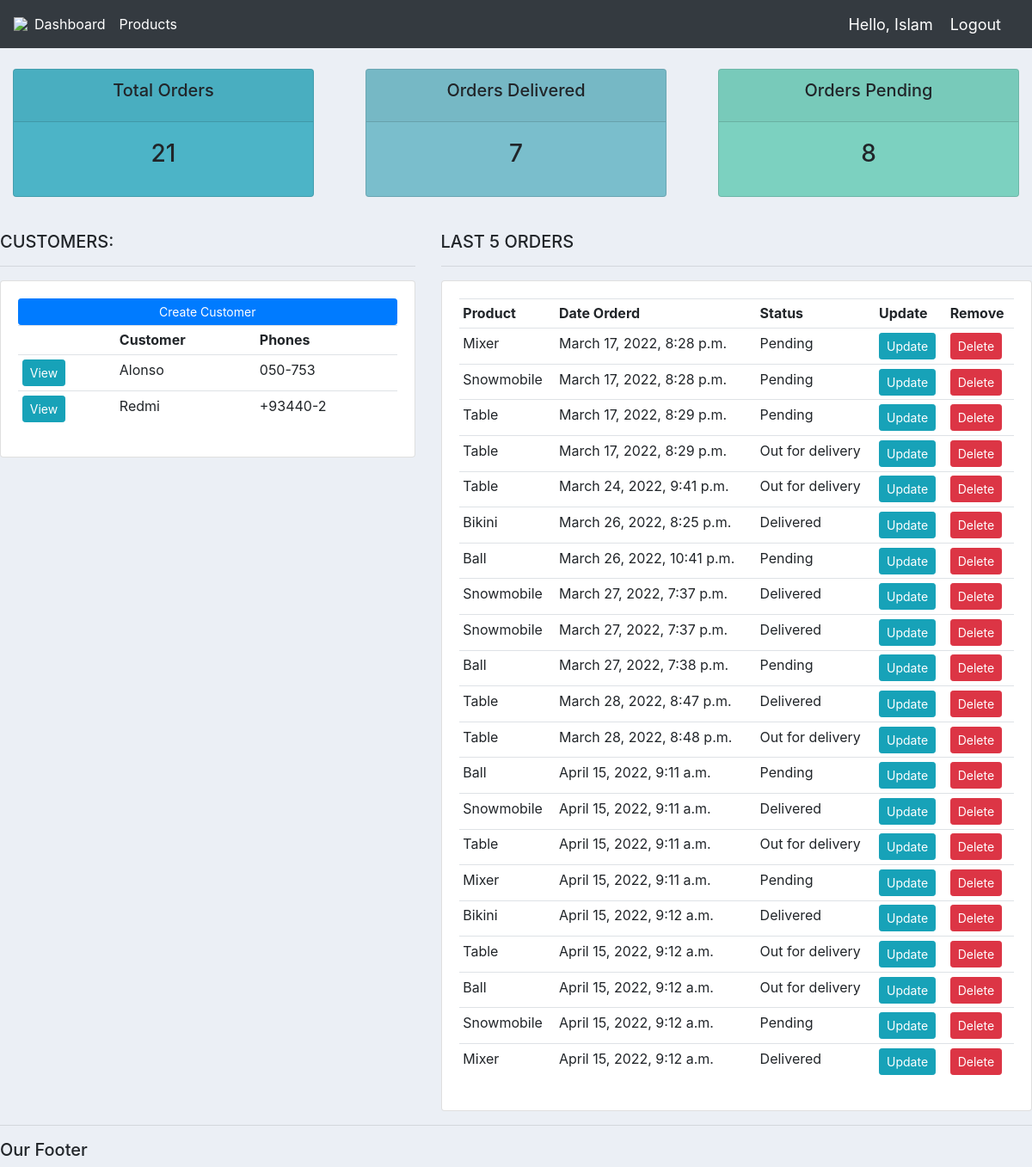
The app's page / (signed in) with its own data.
### accounts/models.py (models this page shows, shortened)
class Customer(models.Model):
	user = models.OneToOneField(User, null=True, blank=True, on_delete=models.CASCADE)
	name = models.CharField(max_length=200, null=True)
	phone = models.CharField(max_length=200, null=True)
	email = models.CharField(max_length=200, null=True)
	profile_pic = models.ImageField(default = 'profile.jpg', null=True, blank=True)
	date_created = models.DateTimeField(auto_now_add=True, null=True)

class Order(models.Model):
	STATUS = (
			('Pending', 'Pending'),
			('Out for delivery', 'Out for delivery'),
			('Delivered', 'Delivered'),
			)
	customer = models.ForeignKey(Customer, null=True, on_delete= models.SET_NULL)
	product = models.ForeignKey(Product, null=True, on_delete= models.SET_NULL)
	date_created = models.DateTimeField(auto_now_add=True, null=True)
	status = models.CharField(max_length=200, null=True, choices=STATUS)
	note = models.CharField(max_length=1000, null=True)

class Product(models.Model):
	CATEGORY = (
			('Indoor', 'Indoor'),
			('Out Door', 'Out Door'),
			)
	name = models.CharField(max_length=200, null=True)
	price = models.FloatField(null=True)
	category = models.CharField(max_length=200, null=True, choices=CATEGORY)
	description = models.CharField(max_length=200, null=True, blank=True)
	date_created = models.DateTimeField(auto_now_add=True, null=True)
	tags = models.ManyToManyField(Tag)
	def __str__(self):
		return self.name

### accounts/decorator.py (the view)
	def wrapper_function(request, *args, **kwargs):
		group = None
		if request.user.groups.exists():
			group = request.user.groups.all()[0].name
		if group == 'customer':
			return redirect('user-page')
		if group == 'admin':
			return view_func(request, *args, **kwargs)

### accounts/decorator.py (called while the page is built)
def admin_only(view_func):
	def wrapper_function(request, *args, **kwargs):
		group = None
		if request.user.groups.exists():
			group = request.user.groups.all()[0].name
		if group == 'customer':
			return redirect('user-page')
		if group == 'admin':
			return view_func(request, *args, **kwargs)
	return wrapper_function

### accounts/views.py (called while the page is built)
@login_required(login_url='login')
@admin_only
def home(request):
	orders = Order.objects.all()
	customers = Customer.objects.all()
	total_customers = customers.count()
	total_orders = orders.count()
	delivered = orders.filter(status='Delivered').count()
	pending = orders.filter(status='Pending').count()
	context = {'orders':orders, 'customers':customers,
	'total_orders':total_orders,'delivered':delivered,
	'pending':pending }
	return render(request, 'accounts/dashboard.html', context)

### accounts/templates/accounts/dashboard.html
{%  extends 'accounts/main.html' %}
{% block content %}
{%  include 'accounts/status.html' %}
<br>
<div class="row">
	<div class="col-md-5">
		<h5>CUSTOMERS:</h5>
		<hr>
		<div class="card card-body">
			<a class="btn btn-primary  btn-sm btn-block" href="">Create Customer</a>
			<table class="table table-sm">
				<tr>
					<th></th>
					<th>Customer</th>
					<th>Phones</th>
				</tr>
				{% for customer in customers%}
					<tr>
						<td><a class = "btn btn-sm btn-info" href = "{% url 'customer' customer.id %}">View</a></td>
						<td>{{customer.name}}</td>
						<td>{{customer.phone}}</td>
					</tr>
				{% endfor %}
			</table>
		</div>
	</div>
	<div class="col-md-7">
		<h5>LAST 5 ORDERS</h5>
		<hr>
		<div class="card card-body">
			<table class="table table-sm">
				<tr>
					<th>Product</th>
					<th>Date Orderd</th>
					<th>Status</th>
					<th>Update</th>
					<th>Remove</th>
				</tr>
				{% for order in orders %}
					<tr>
					<td>{{order.product}}</td>
					<td>{{order.date_created}}</td>
					<td>{{order.status}}</td>
					<td>
						<a class="btn btn-sm btn-info" href="{% url 'update_order' order.id %}">Update</a>
					</td>
					<td>
						<a class="btn btn-sm btn-danger" href="{% url 'delete_order' order.id %}">Delete</a>
					</td>
					</tr>
				{% endfor %}
			</table>
		</div>
	</div>
</div>
{% endblock %}

### accounts/templates/accounts/main.html (shortened to what this page needs)
{% load static %}
<!DOCTYPE html>
<html>
<head>
	<link rel="stylesheet" href="https://cdn.jsdelivr.net/npm/bootstrap@4.3.1/dist/css/bootstrap.min.css">
	<link rel="stylesheet" type="text/css" href="{% static '/css/main.css' %}">
</head>
<body>
	{% include "accounts/navbar.html" %}
	{% block content %}
	{% endblock %}
    <hr>
    <h5>Our Footer</h5>
</body>
</html>

### accounts/templates/accounts/navbar.html (shortened to what this page needs)
{% load static %}
<nav class="navbar navbar-expand-lg navbar-dark bg-dark">
 <img src="{% static 'images/logo.png' %}">
  <div class="collapse navbar-collapse" id="navbarNav">
    <ul class="navbar-nav">
      {% if request.user.is_staff %}
      <li class="nav-item active">
        <a class="nav-link" href="{% url 'home' %}">Dashboard</a>
      </li>
      <li class="nav-item active">
        <a class="nav-link" href="{% url 'products' %}">Products</a>
      </li>
      {% else %}
       <li class="nav-item active">
        <a class="nav-link" href="{% url 'account' %}">Settings</a>
      </li>
      {% endif %}
    </ul>
  </div>
  <span class="hello-msg">Hello, {{request.user}}</span>
  <span ><a  class="hello-msg" href="{% url 'logout' %}">Logout</a></span>
</nav>

### accounts/templates/accounts/status.html
<br>
<div class="row">
	<div class="col">
		<div class="col-md">
			<div class="card text-center text-blue  mb-3" id="total-orders">
			  	<div class="card-header">
			  		<h5 class="card-title">Total Orders</h5>
			  	</div>
			  	<div class="card-body">
			    	<h3 class="card-title">{{total_orders}}</h3>
			  	</div>
			</div>
		</div>
	</div>
	<div class="col">
		<div class="col-md">
			<div class="card text-center text-red  mb-3" id="orders-delivered">
			  	<div class="card-header">
			  		<h5 class="card-title">Orders Delivered</h5>
			  	</div>
			  	<div class="card-body">
			    	<h3 class="card-title">{{delivered}}</h3>
			  	</div>
			</div>
		</div>
	</div>
	<div class="col">
		<div class="col-md">
			<div class="card text-center text-green  mb-3" id="orders-pending">
			  	<div class="card-header">
			  		<h5 class="card-title">Orders Pending</h5>
			  	</div>
			  	<div class="card-body">
			    	<h3 class="card-title">{{pending}}</h3>
			  	</div>
			</div>
		</div>
	</div>
</div>

### static/css/main.css (style rules this page uses)
body { background-color: #ebeff5; }
#total-orders { background-color: #4cb4c7; }
#orders-delivered { background-color: #7abecc; }
#orders-pending { background-color: #7CD1C0; }

### accounts/templates/accounts/navbar.html (style rules this page uses)
.hello-msg { font-size: 18px; color: #fff; margin-right: 20px; }

### records on screen
Customer: name "Alonso", phone "050-753"
Customer: name "Redmi", phone "+93440-2"
Order: product "Mixer", date_created "March 17, 2022, 8:28 p.m.", status "Pending"
Order: product "Snowmobile", date_created "March 17, 2022, 8:28 p.m.", status "Pending"
Order: product "Table", date_created "March 17, 2022, 8:29 p.m.", status "Pending"
Order: product "Table", date_created "March 17, 2022, 8:29 p.m.", status "Out for delivery"
Order: product "Table", date_created "March 24, 2022, 9:41 p.m.", status "Out for delivery"
Order: product "Bikini", date_created "March 26, 2022, 8:25 p.m.", status "Delivered"
Order: product "Ball", date_created "March 26, 2022, 10:41 p.m.", status "Pending"
Order: product "Snowmobile", date_created "March 27, 2022, 7:37 p.m.", status "Delivered"
Order: product "Snowmobile", date_created "March 27, 2022, 7:37 p.m.", status "Delivered"
Order: product "Ball", date_created "March 27, 2022, 7:38 p.m.", status "Pending"
Order: product "Table", date_created "March 28, 2022, 8:47 p.m.", status "Delivered"
Order: product "Table", date_created "March 28, 2022, 8:48 p.m.", status "Out for delivery"
Order: product "Ball", date_created "April 15, 2022, 9:11 a.m.", status "Pending"
Order: product "Snowmobile", date_created "April 15, 2022, 9:11 a.m.", status "Delivered"
Order: product "Table", date_created "April 15, 2022, 9:11 a.m.", status "Out for delivery"
Order: product "Mixer", date_created "April 15, 2022, 9:11 a.m.", status "Pending"
Order: product "Bikini", date_created "April 15, 2022, 9:12 a.m.", status "Delivered"
Order: product "Table", date_created "April 15, 2022, 9:12 a.m.", status "Out for delivery"
Order: product "Ball", date_created "April 15, 2022, 9:12 a.m.", status "Out for delivery"
Order: product "Snowmobile", date_created "April 15, 2022, 9:12 a.m.", status "Pending"
Order: product "Mixer", date_created "April 15, 2022, 9:12 a.m.", status "Delivered"

### other values on screen
{{ request.user }} "Islam"
{{ total_orders }} "21"
{{ delivered }} "7"
{{ pending }} "8"
